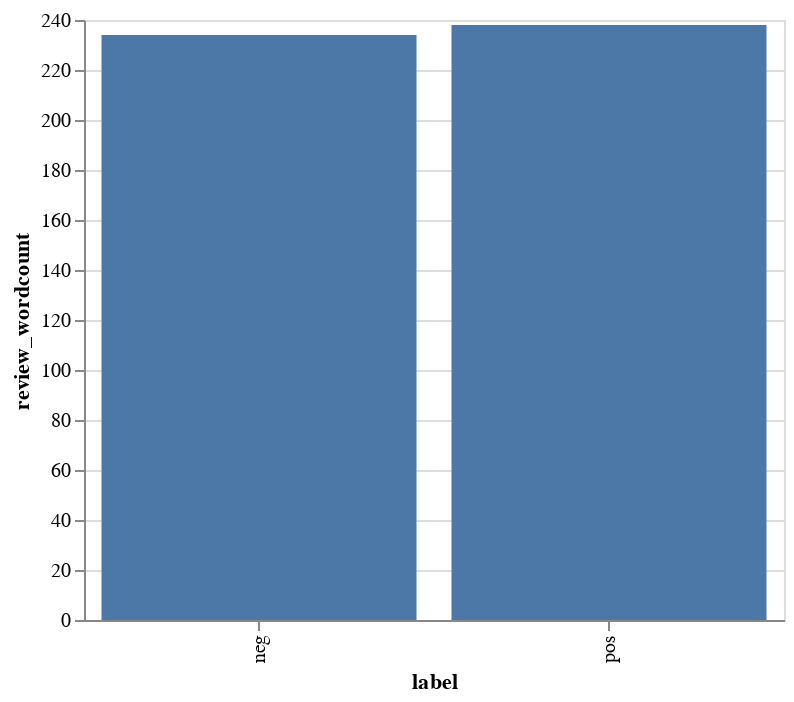

Here is the notebook cell this chart was saved with:
### Markdown cell above
**Question 1.6** <br> {points: 2}  

Plot the average review wordcount per label in a bar chart. 

Save the plot in an object named `plot_avg_wc`.

Remember to provide a title to your plot as well.

*Hint: remember you can plot `groupby` objects and when you do so, you'll need to reset your index.*

### Code cell
plot_df = review_length_df.groupby('label').mean().round().astype('int').reset_index()
plot_avg_wc = alt.Chart(plot_df, width = 350).mark_bar().encode(x = alt.X('label'), y = alt.Y('review_wordcount'))
plot_avg_wc

### Figure 1 — Vega-Lite specification as saved in the notebook (floating-point values rounded to 4 significant figures)
{"config": {"view": {"continuousWidth": 400, "continuousHeight": 300}}, "data": {"name": "data-0a10ca987d3d0482f3a265585172d3c1"}, "mark": "bar", "encoding": {"x": {"type": "nominal", "field": "label"}, "y": {"type": "quantitative", "field": "review_wordcount"}}, "width": 350, "$schema": "https://vega.github.io/schema/vega-lite/v4.8.1.json", "datasets": {"data-0a10ca987d3d0482f3a265585172d3c1": [{"label": "neg", "review_wordcount": 234}, {"label": "pos", "review_wordcount": 238}]}}
